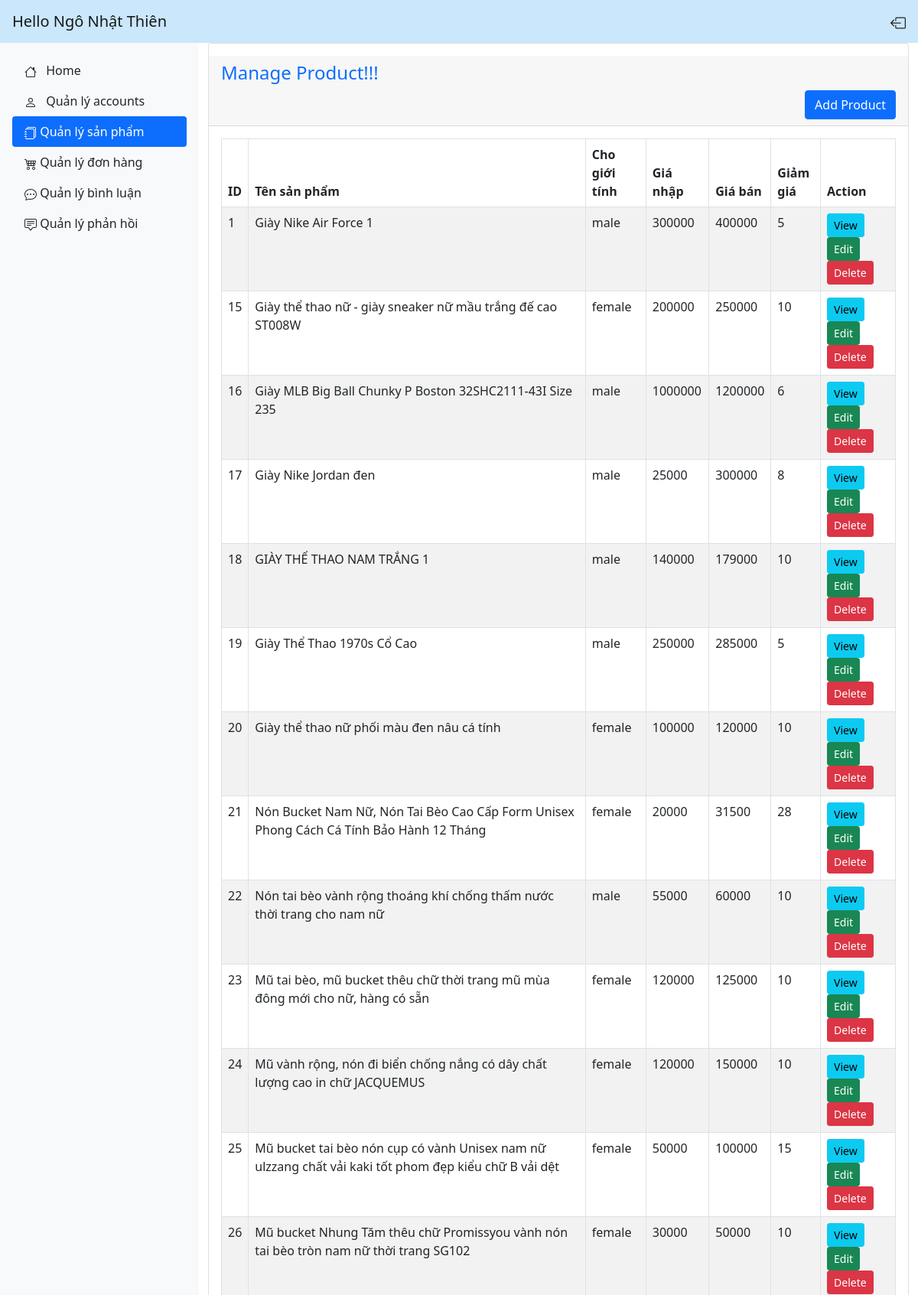
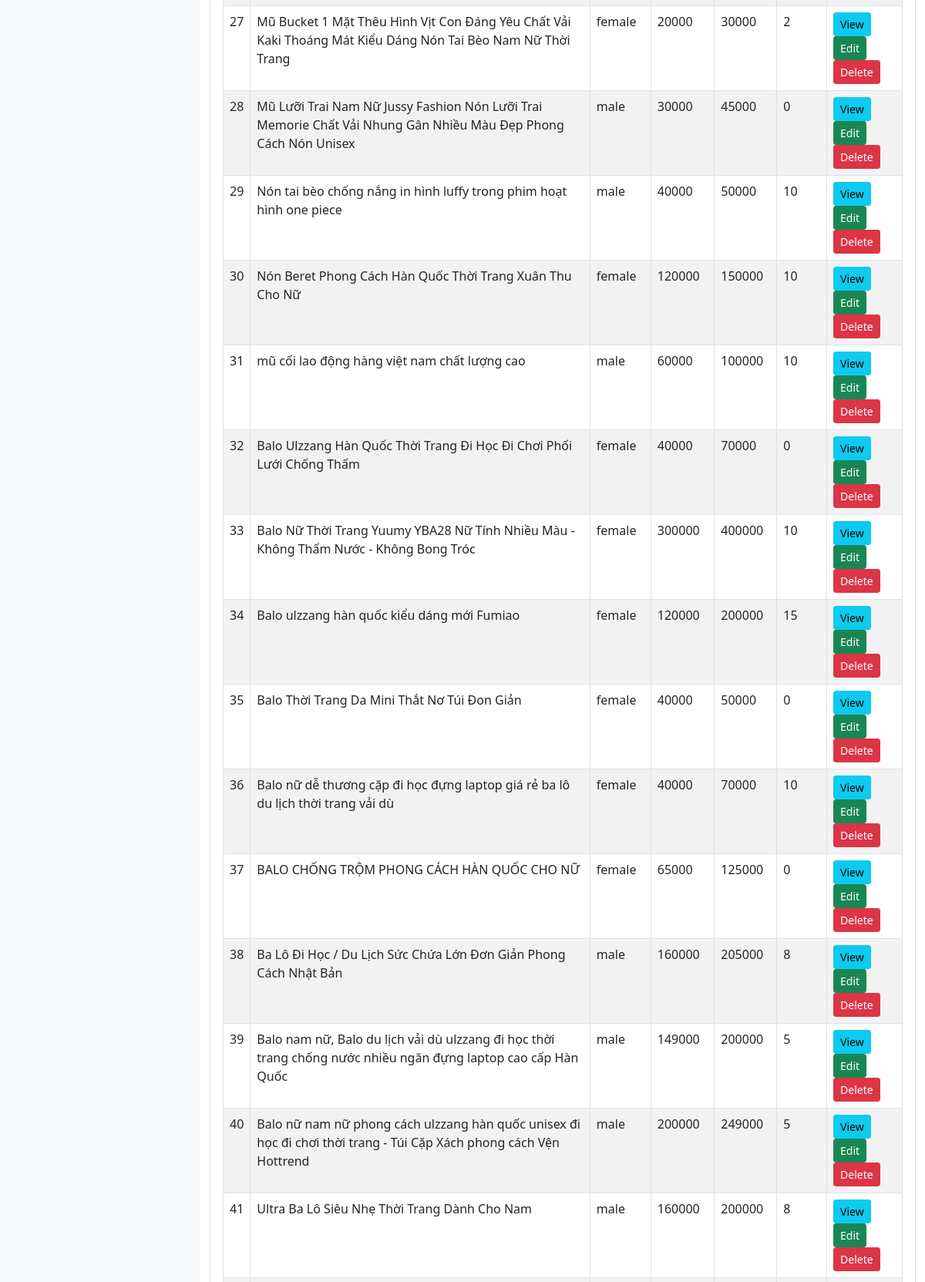
The app's page /admin/product.php (signed in, upper part) with its own data (2 pictures, top to bottom).
### tables this page shows
CREATE TABLE `products` (
  `pro_id` int(11) NOT NULL,
  `categoryKind` varchar(10) NOT NULL,
  `pro_name` varchar(255) NOT NULL,
  `forGender` varchar(20) NOT NULL,
  `price_buy` int(11) NOT NULL,
  `price_sell` int(11) NOT NULL,
  `image` varchar(255) NOT NULL,
  `pro_description` text NOT NULL,
  `sell_percent` int(4) NOT NULL,
  `created_at` date NOT NULL DEFAULT current_timestamp()
);

### HTML/admin/product.php (the view, shortened to what this page needs)
<!DOCTYPE html>
<html lang="en">
<head>
    <link href="https://cdn.jsdelivr.net/npm/bootstrap@5.0.2/dist/css/bootstrap.min.css" rel="stylesheet">
</head>
<body>
    <?php if (!isset($_SESSION['is_admin']) || !$_SESSION['is_admin']) { ?>
        <div class="alert alert-danger text-center" role="alert">
            You don't have permission
        </div>
        <a href="../index.php" class="btn btn-primary">Return to homepage</a>
    <?php } else { ?>
        <nav class="navbar navbar-light" style="background-color: #cbe7fb;">
            <span class="navbar-brand mb-0 h1 ms-3">Hello <?php echo $_SESSION['name']; ?> </span>
            <a href="logout.php" class="nav-link link-dark">
            </a>
        </nav>
        <div class="d-flex">
            <div class="d-flex flex-column flex-shrink-0 p-3 bg-light" style="width: 260px; background-color: #e3f2fd;">
                <ul class="nav nav-pills flex-column mb-auto">
                    <li class="nav-item">
                        <a href="index.php" class="nav-link link-dark">
                            Home
                        </a>
                    </li>
                    <li>
                        <a href="account.php" class="nav-link link-dark">
                            Quản lý accounts
                        </a>
                    </li>
                    <li>
                        <a href="product.php" class="nav-link active" aria-current="page">
                            Quản lý sản phẩm
                        </a>
                    </li>
                    <li>
                        <a href="order.php" class="nav-link link-dark">
                            Quản lý đơn hàng
                        </a>
                    </li>
                    <li>
                        <a href="comment.php" class="nav-link link-dark">
                            Quản lý bình luận
                        </a>
                    </li>
                    <li>
                        <a href="reply.php" class="nav-link link-dark">
                            Quản lý phản hồi
                        </a>
                    </li>
                </ul>
            </div>
            <div class="container">
                <div class="row">
                    <div class="col-md-12">
                        <div class="card">
                            <div class="card-header mt-3">
                                <div class="h4 text-primary">Manage Product!!!</div>
                                <button type="button" class="btn btn-primary float-end" data-bs-toggle="modal" data-bs-target="#productAddModal">
                                    Add Product
                                </button>
                            </div>
                            <div class="card-body">
                                <table class="table table-bordered table-striped" id="myTable">
                                    <thead>
                                        <tr>
                                            <th>ID</th>
                                            <th style="width: 50% !important">Tên sản phẩm</th>
                                            <th>Cho giới tính</th>
                                            <th>Giá nhập</th>
                                            <th>Giá bán</th>
                                            <th>Giảm giá</th>
                                            <th>Action</th>
                                        </tr>
                                    </thead>
                                    <tbody>
                                        <?php
                                        require 'dbcon.php';
                                        $sql = "SELECT * FROM products";
                                        $result = mysqli_query($conn, $sql);
                                        if (mysqli_num_rows($result) > 0) {
                                            foreach ($result as $product) {
                                        ?>
                                                <tr>
                                                    <td><?= $product['pro_id'] ?></td>
                                                    <td><?= $product['pro_name'] ?></td>
                                                    <td><?= $product['forGender'] ?></td>
                                                    <td><?= $product['price_buy'] ?></td>
                                                    <td><?= $product['price_sell'] ?></td>
                                                    <td><?= $product['sell_percent'] ?></td>
                                                    <td>
                                                        <button type="button" value="<?= $product['pro_id']; ?>" class="viewProductBtn btn btn-info btn-sm">View</button>
                                                        <button type="button" value="<?= $product['pro_id']; ?>" class="editProductBtn btn btn-success btn-sm">Edit</button>
                                                        <button type="button" value="<?= $product['pro_id']; ?>" class="deleteProductBtn btn btn-danger btn-sm">Delete</button>
                                                    </td>
                                                </tr>
                                        <?php
                                            }
                                        }
                                        ?>
                                    </tbody>
                                </table>
                            </div>
                        </div>
                    </div>
                </div>
            </div>
        </div>
    <?php } ?>
</body>
</html>

### records on screen
products: pro_id "1", pro_name "Giày Nike Air Force 1", forGender "male", price_buy "300000", price_sell "400000", sell_percent "5"
products: pro_id "15", pro_name "Giày thể thao nữ - giày sneaker nữ mầu trắng đế cao ST008W", forGender "female", price_buy "200000", price_sell "250000", sell_percent "10"
products: pro_id "16", pro_name "Giày MLB Big Ball Chunky P Boston 32SHC2111-43I Size 235", forGender "male", price_buy "1000000", price_sell "1200000", sell_percent "6"
products: pro_id "17", pro_name "Giày Nike Jordan đen", forGender "male", price_buy "25000", price_sell "300000", sell_percent "8"
products: pro_id "18", pro_name "GIÀY THỂ THAO NAM TRẮNG 1", forGender "male", price_buy "140000", price_sell "179000", sell_percent "10"
products: pro_id "19", pro_name "Giày Thể Thao 1970s Cổ Cao", forGender "male", price_buy "250000", price_sell "285000", sell_percent "5"
products: pro_id "20", pro_name "Giày thể thao nữ phối màu đen nâu cá tính", forGender "female", price_buy "100000", price_sell "120000", sell_percent "10"
products: pro_id "21", pro_name "Nón Bucket Nam Nữ, Nón Tai Bèo Cao Cấp Form Unisex Phong Cách Cá Tính Bảo Hành 12 Tháng", forGender "female", price_buy "20000", price_sell "31500", sell_percent "28"
products: pro_id "22", pro_name "Nón tai bèo vành rộng thoáng khí chống thấm nước thời trang cho nam nữ", forGender "male", price_buy "55000", price_sell "60000", sell_percent "10"
products: pro_id "23", pro_name "Mũ tai bèo, mũ bucket thêu chữ thời trang mũ mùa đông mới cho nữ, hàng có sẵn", forGender "female", price_buy "120000", price_sell "125000", sell_percent "10"
products: pro_id "24", pro_name "Mũ vành rộng, nón đi biển chống nắng có dây chất lượng cao in chữ JACQUEMUS", forGender "female", price_buy "120000", price_sell "150000", sell_percent "10"
products: pro_id "25", pro_name "Mũ bucket tai bèo nón cụp có vành Unisex nam nữ ulzzang chất vải kaki tốt phom đẹp kiểu chữ B vải dệt", forGender "female", price_buy "50000", price_sell "100000", sell_percent "15"
products: pro_id "26", pro_name "Mũ bucket Nhung Tăm thêu chữ Promissyou vành nón tai bèo tròn nam nữ thời trang SG102", forGender "female", price_buy "30000", price_sell "50000", sell_percent "10"
products: pro_id "27", pro_name "Mũ Bucket 1 Mặt Thêu Hình Vịt Con Đáng Yêu Chất Vải Kaki Thoáng Mát Kiểu Dáng Nón Tai Bèo Nam Nữ Thời Trang", forGender "female", price_buy "20000", price_sell "30000", sell_percent "2"
products: pro_id "28", pro_name "Mũ Lưỡi Trai Nam Nữ Jussy Fashion Nón Lưỡi Trai Memorie Chất Vải Nhung Gân Nhiều Màu Đẹp Phong Cách Nón Unisex", forGender "male", price_buy "30000", price_sell "45000", sell_percent "0"
products: pro_id "29", pro_name "Nón tai bèo chống nắng in hình luffy trong phim hoạt hình one piece", forGender "male", price_buy "40000", price_sell "50000", sell_percent "10"
products: pro_id "30", pro_name "Nón Beret Phong Cách Hàn Quốc Thời Trang Xuân Thu Cho Nữ", forGender "female", price_buy "120000", price_sell "150000", sell_percent "10"
products: pro_id "31", pro_name "mũ cối lao động hàng việt nam chất lượng cao", forGender "male", price_buy "60000", price_sell "100000", sell_percent "10"
products: pro_id "32", pro_name "Balo Ulzzang Hàn Quốc Thời Trang Đi Học Đi Chơi Phối Lưới Chống Thấm", forGender "female", price_buy "40000", price_sell "70000", sell_percent "0"
products: pro_id "33", pro_name "Balo Nữ Thời Trang Yuumy YBA28 Nữ Tính Nhiều Màu - Không Thấm Nước - Không Bong Tróc", forGender "female", price_buy "300000", price_sell "400000", sell_percent "10"
products: pro_id "34", pro_name "Balo ulzzang hàn quốc kiểu dáng mới Fumiao", forGender "female", price_buy "120000", price_sell "200000", sell_percent "15"
products: pro_id "35", pro_name "Balo Thời Trang Da Mini Thắt Nơ Túi Đon Giản", forGender "female", price_buy "40000", price_sell "50000", sell_percent "0"
products: pro_id "36", pro_name "Balo nữ dễ thương cặp đi học đựng laptop giá rẻ ba lô du lịch thời trang vải dù", forGender "female", price_buy "40000", price_sell "70000", sell_percent "10"
products: pro_id "37", pro_name "BALO CHỐNG TRỘM PHONG CÁCH HÀN QUỐC CHO NỮ", forGender "female", price_buy "65000", price_sell "125000", sell_percent "0"
products: pro_id "38", pro_name "Ba Lô Đi Học / Du Lịch Sức Chứa Lớn Đơn Giản Phong Cách Nhật Bản", forGender "male", price_buy "160000", price_sell "205000", sell_percent "8"
products: pro_id "39", pro_name "Balo nam nữ, Balo du lịch vải dù ulzzang đi học thời trang chống nước nhiều ngăn đựng laptop cao cấp Hàn Quốc", forGender "male", price_buy "149000", price_sell "200000", sell_percent "5"
products: pro_id "40", pro_name "Balo nữ nam nữ phong cách ulzzang hàn quốc unisex đi học đi chơi thời trang - Túi Cặp Xách phong cách Vện Hottrend", forGender "male", price_buy "200000", price_sell "249000", sell_percent "5"
products: pro_id "41", pro_name "Ultra Ba Lô Siêu Nhẹ Thời Trang Dành Cho Nam", forGender "male", price_buy "160000", price_sell "200000", sell_percent "8"

### other values on screen
$_SESSION['name'] "Ngô Nhật Thiên"
